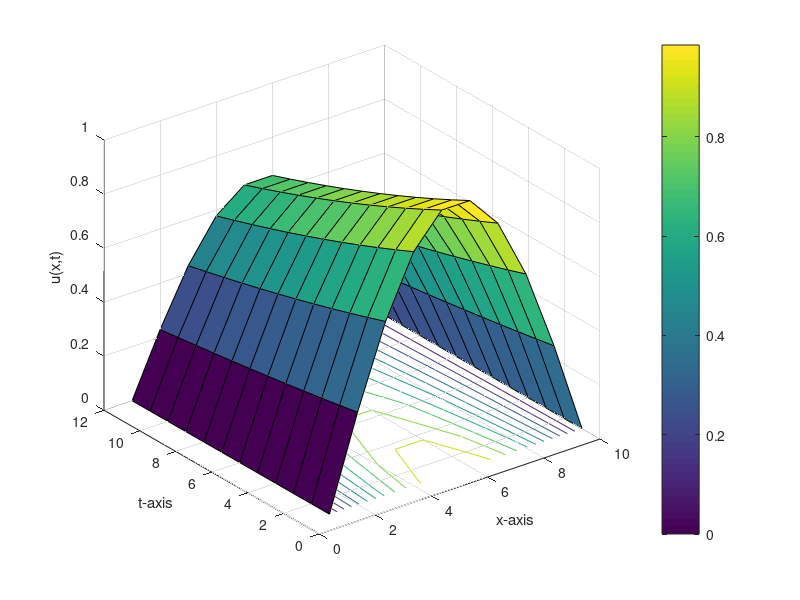
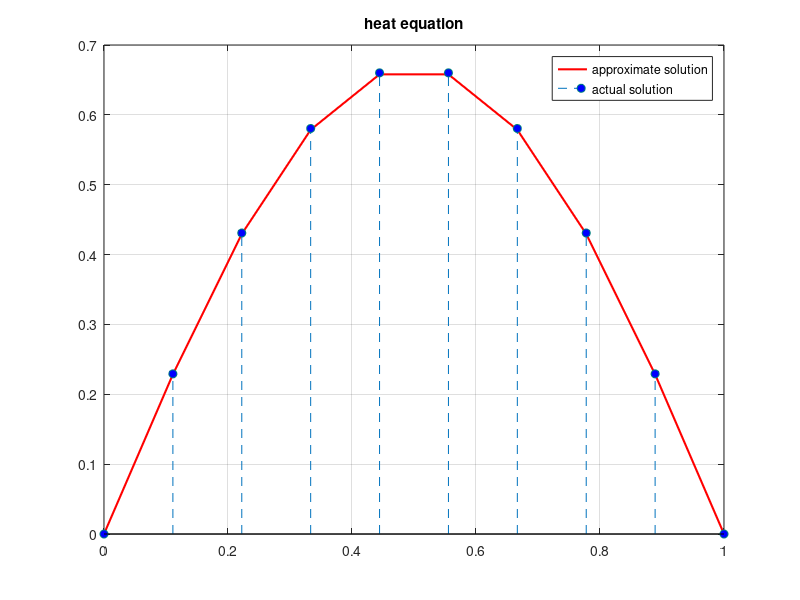

Here is the MATLAB script that generated these plots, in order:
    % Approximate the solution of the one dimensional heat equation
    %
    % du/dt = (1/pi^2)*d^2u/dx^2,   0 < x < 1,  t > 0
    %
    % which is subject to the initial condition
    % u(x,0) = cos(pi*(x - 1/2)),   0 <= x <= 1
    %
    % and compare the result at t = 0.4 to the actual solution
    % u(x,t) = exp(-t)*cos(pi*(x - 1/2))

    function heat3
    clc
    clf
    clear all
    c=1/pi;%Diffusivity
    a=0;%Left boundary
    b=1;%Right boundary
    tf=0.4;%Final time
    n=10;
    m=12;
    C1=0;%Left Boundary Condition
    C2=0;%Right Boundary Condition
    h=(b-a)/(n-1);%Grid spacing
    k=(tf-0)/(m-1);%Time stepping
    r=(c*c*k)/(h*h)%Stability criterion 0<r<0.5
    u=zeros(n,m);
    for j=1:m
        u(1,j)=C1;
        u(n,j)=C2;
    end
    for i=2:n-1
        u(i,1)=f(a+(i-1)*h);
    end
    for j=2:m
        for i=2:n-1
            u(i,j)=r*u(i-1,j-1)+(1-2*r)*u(i,j-1)+r*u(i+1,j-1);
        end
    end
    disp('Result=')
    num2str(u')
    figure (1)
    surfc(u')
    colorbar
    grid on
    xlabel('x-axis');
    ylabel('t-axis');
    zlabel('u(x,t)');
    hold off
    x(1)=a; x(n)=b;
    for i=2:n-1
        x(i)=x(i-1)+h;
    end
    figure (2)
    sum=0.0;
    for i=1:n
        v1(i)=u(i,m);%approximate solution depends on the value of m
        v2(i)=exp(-tf)*cos(pi*(x(i)-(1/2))); %Exact solution at t=0.4
        sum=sum+(v1(i)-v2(i))*(v1(i)-v2(i));
    end
    rmse=sqrt(sum/length(v1))
    plot(x,v1,'-r','LineWidth',1.5)
    hold on
    stem(x,v2,'--','MarkerEdgeColor',[0 .5 .5],'MarkerFaceColor','blue')
    grid on
    hold off
    title('heat equation')
    legend('approximate solution','actual solution');
    function z=f(x)
    z=cos(pi*(x-(1/2)));
